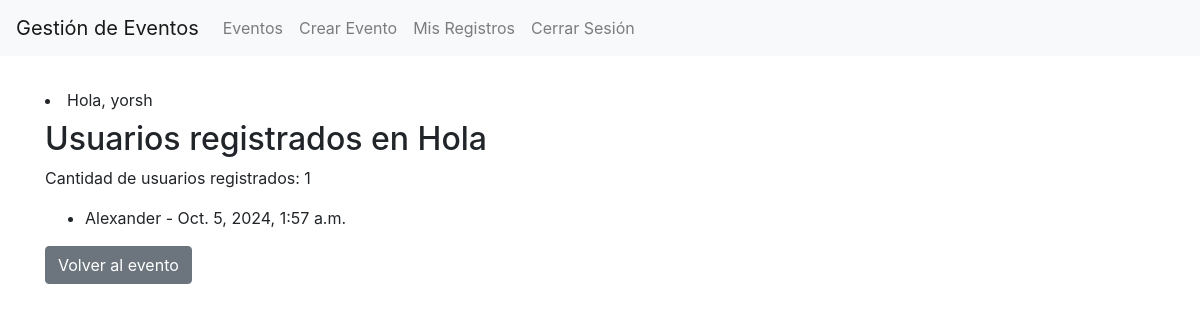
The app's page /evento/1/usuarios-registrados/ (signed in) with its own data.
### events/models.py (models this page shows, shortened)
class Usuario(AbstractBaseUser, PermissionsMixin):
    username = models.CharField(max_length=150, unique=True)
    email = models.EmailField(_('email address'), unique=True)
    telefono = models.CharField(max_length=15, blank=True)
    bio = models.TextField(blank=True)
    fecha_nacimiento = models.DateField(null=True, blank=True)
    is_active = models.BooleanField(default=True)
    is_staff = models.BooleanField(default=False)
    objects = UsuarioManager()
    USERNAME_FIELD = 'username'
    REQUIRED_FIELDS = ['email']

class Evento(models.Model):
    ESTADO_CHOICES = [
        ('borrador', 'Borrador'),
        ('publicado', 'Publicado'),
        ('cancelado', 'Cancelado'),
    ]
    titulo = models.CharField(max_length=200)
    descripcion = models.TextField()
    fecha_inicio = models.DateTimeField()
    fecha_fin = models.DateTimeField()
    ubicacion = models.CharField(max_length=200)
    capacidad_maxima = models.PositiveIntegerField()
    precio = models.DecimalField(max_digits=10, decimal_places=2, default=0)
    organizador = models.ForeignKey(Usuario, on_delete=models.CASCADE, related_name='eventos_organizados')
    categoria = models.ForeignKey(Categoria, on_delete=models.SET_NULL, null=True, related_name='eventos')
    estado = models.CharField(max_length=10, choices=ESTADO_CHOICES, default='borrador')
    imagen = models.ImageField(upload_to='eventos/', blank=True, null=True)
    fecha_creacion = models.DateTimeField(auto_now_add=True)
    fecha_actualizacion = models.DateTimeField(auto_now=True)

class RegistroEvento(models.Model):
    ESTADO_REGISTRO_CHOICES = [
        ('pendiente', 'Pendiente'),
        ('confirmado', 'Confirmado'),
        ('cancelado', 'Cancelado'),
    ]
    evento = models.ForeignKey(Evento, on_delete=models.CASCADE, related_name='registros')
    usuario = models.ForeignKey(Usuario, on_delete=models.CASCADE, related_name='eventos_registrados')
    fecha_registro = models.DateTimeField(auto_now_add=True)
    estado = models.CharField(max_length=10, choices=ESTADO_REGISTRO_CHOICES, default='pendiente')
    notas = models.TextField(blank=True)
    class Meta:
        unique_together = ('evento', 'usuario')

### events/views.py (the view)
# urls.py: path('evento/<int:pk>/usuarios-registrados/', views.usuarios_registrados_evento, name='usuarios_registrados_evento'),
@login_required
def usuarios_registrados_evento(request, pk):
    evento = get_object_or_404(Evento, pk=pk)
    cantidad_usuarios = evento.registros.count()
    return render(request, 'events/usuarios_registrados_evento.html', {'evento': evento, 'cantidad_usuarios': cantidad_usuarios})

### events/templates/events/usuarios_registrados_evento.html
{% extends 'base.html' %}
{% block content %}
  <h2>Usuarios registrados en {{ evento.titulo }}</h2>
  <p>Cantidad de usuarios registrados: {{ cantidad_usuarios }}</p>
  <ul>
  {% for registro in evento.registros.all %}
    <li>{{ registro.usuario.username }} - {{ registro.fecha_registro }}</li>
  {% empty %}
    <li>No hay usuarios registrados en este evento.</li>
  {% endfor %}
  </ul>
  <a href="{% url 'detalle_evento' evento.pk %}" class="btn btn-secondary">Volver al evento</a>
{% endblock %}

### events/templates/base.html (shortened to what this page needs)
<!DOCTYPE html>
<html lang="es">
<head>
    <link href="https://stackpath.bootstrapcdn.com/bootstrap/4.5.2/css/bootstrap.min.css" rel="stylesheet">
</head>
<body>
    <nav class="navbar navbar-expand-lg navbar-light bg-light">
        <a class="navbar-brand" href="{% url 'lista_eventos' %}">Gestión de Eventos</a>
        <div class="collapse navbar-collapse" id="navbarNav">
            <ul class="navbar-nav">
                <li class="nav-item">
                    <a class="nav-link" href="{% url 'lista_eventos' %}">Eventos</a>
                </li>
                {% if user.is_authenticated %}
                    <li class="nav-item">
                        <a class="nav-link" href="{% url 'crear_evento' %}">Crear Evento</a>
                    </li>
                    <li class="nav-item">
                        <a class="nav-link" href="{% url 'mis_registros' %}">Mis Registros</a>
                    </li>
                    <li class="nav-item">
                        <a class="nav-link" href="{% url 'logout' %}">Cerrar Sesión</a>
                    </li>
                {% endif %}
            </ul>
        </div>
    </nav>
    <div class="container mt-4">
        <li class="nav-item">
            <span class="navbar-text mr-3">
                Hola, {{ user.username }}
            </span>
        </li>
        {% block content %}
        {% endblock %}
    </div>
</body>
</html>

### records on screen
Usuario: username "yorsh"
Evento: titulo "Hola"
RegistroEvento: usuario.username "Alexander", fecha_registro "Oct. 5, 2024, 1:57 a.m."

### other values on screen
{{ cantidad_usuarios }} "1"
